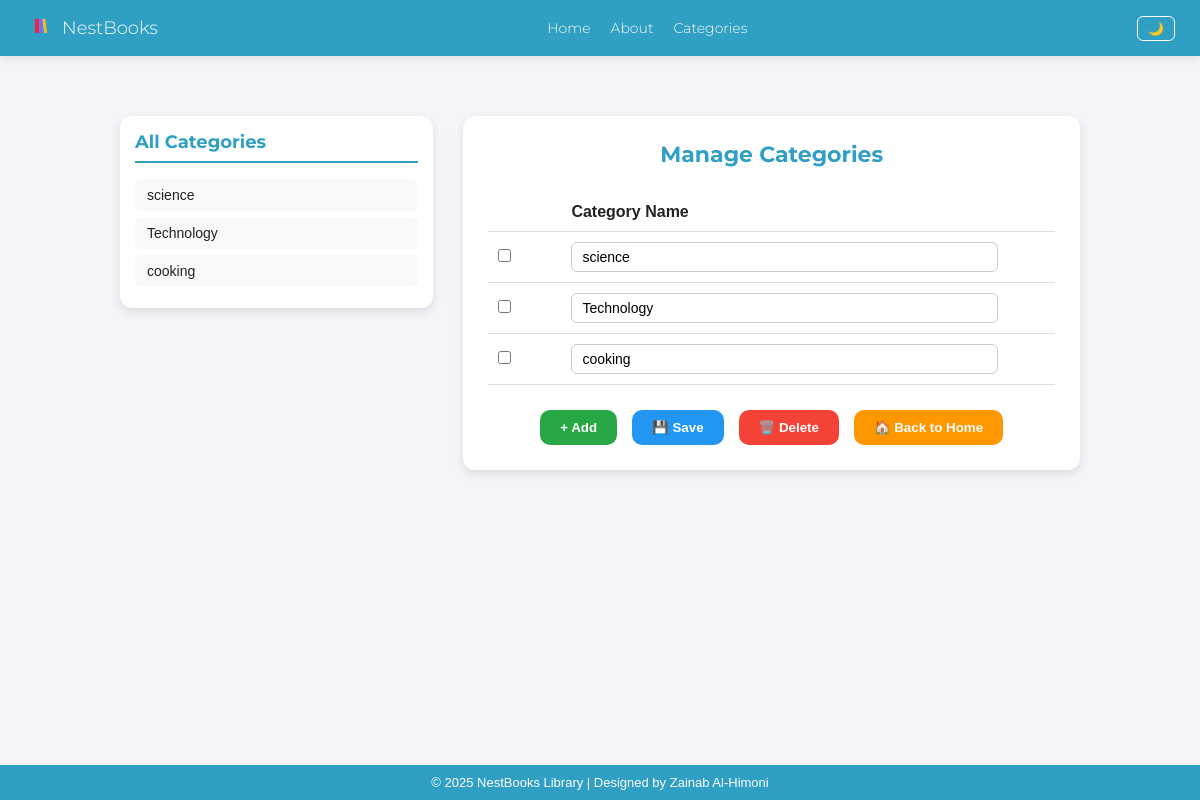
The page /books/manage_categories/ on the database as committed earlier.
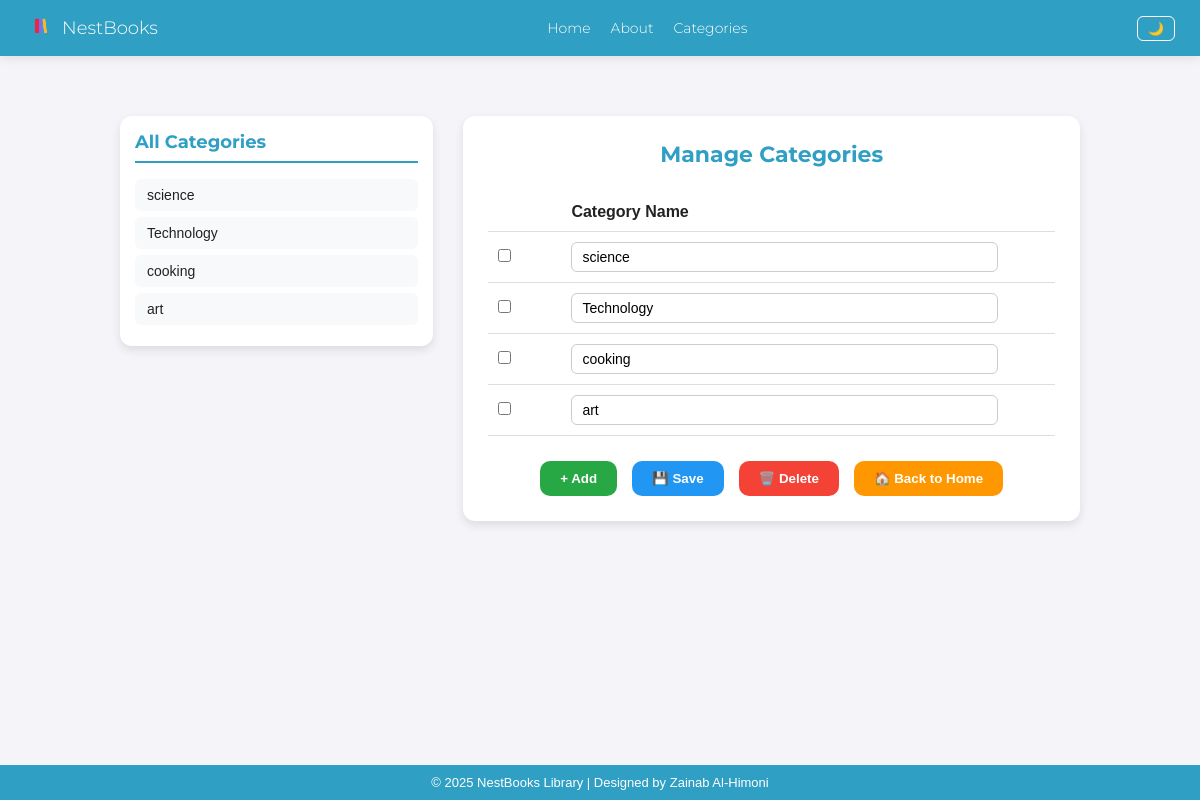
The same page on the database as committed later.
### lms_app/models.py (models this page shows, shortened)
class Category(models.Model):
    name = models.CharField(max_length=50)

### lms_app/views.py (the view, shortened to what this page needs)
# urls.py: path('books/manage_categories/', views.manage_categories, name='manage_categories'),
def manage_categories(request):
    categories = Category.objects.all()
    return render(request, 'books/manage_categories.html', {'categories': categories})

### lms_app/templates/books/manage_categories.html (shortened to what this page needs)
{% extends 'base.html' %}
{% block content %}
<div class="manage-container">
    <div class="category-list">
        <h3>All Categories</h3>
        <ul>
            {% for category in categories %}
                <li>{{ category.name }}</li>
            {% empty %}
                <li>No categories yet</li>
            {% endfor %}
        </ul>
    </div>
    <div class="category-form">
        <h2>Manage Categories</h2>
        <form method="POST">
            <table>
                <tr>
                    <th></th>
                    <th>Category Name</th>
                </tr>
                {% for category in categories %}
                <tr>
                    <td><input type="checkbox" name="delete_ids" value="{{ category.id }}"></td>
                    <td>
                        <input type="text" name="name_{{ category.id }}" value="{{ category.name }}">
                    </td>
                </tr>
                {% endfor %}
            </table>
            <div class="button-group">
                <a href="{% url 'add_category' %}">
                    <button type="button" class="btn btn-green">+ Add</button>
                </a>
                <button type="submit" name="save_changes" class="btn btn-blue">💾 Save</button>
                <button type="submit" name="delete_selected" onclick="return confirm('Are you sure you want to delete selected categories?')" class="btn btn-red">🗑️ Delete</button>
                <a href="{% url 'home' %}">
                    <button type="button" class="btn btn-orange">🏠 Back to Home</button>
                </a>
            </div>
        </form>
    </div>
</div>
{% endblock %}

Rows that differ between the two databases and show on the page:
added Category: name "art"
